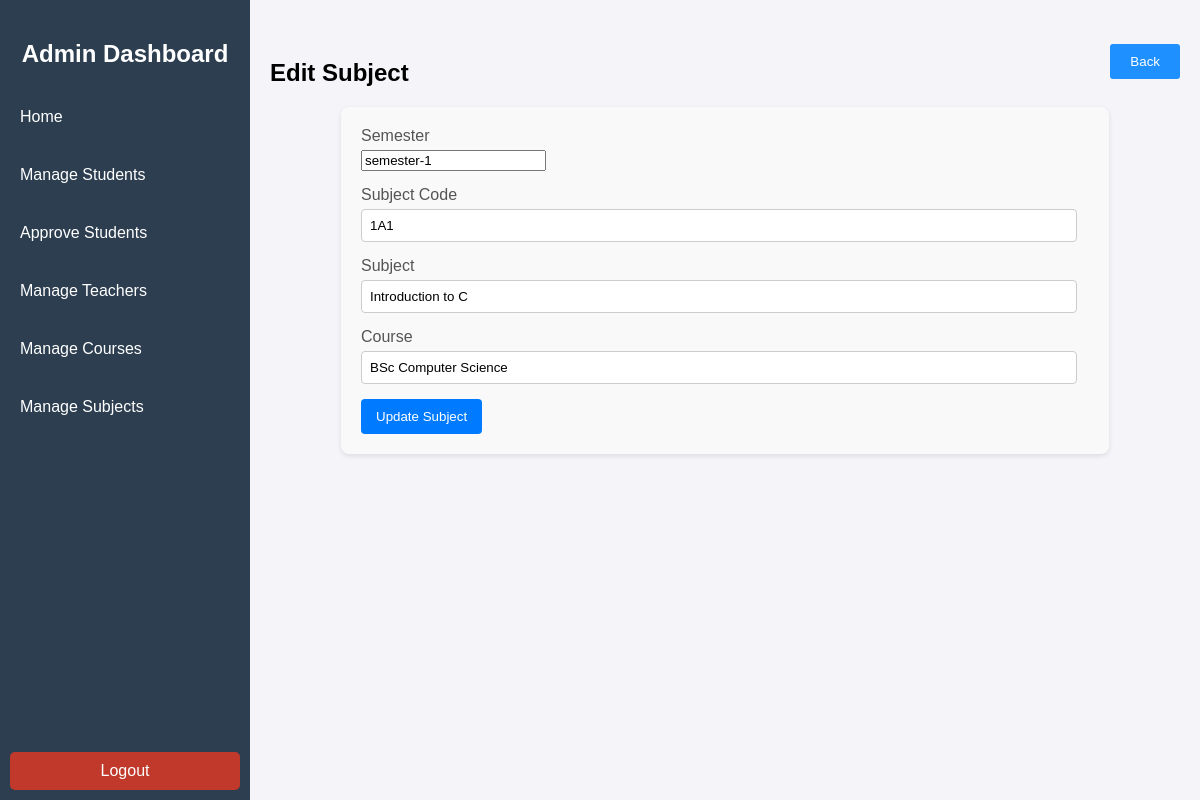
/edit_subject/1/, run on the app's committed database.
### GradeWireapp/models.py (models this page shows, shortened)
class Subject(models.Model):
    SEMESTER_CHOICES = [
        ('semester-1', 'Semester 1'),
        ('semester-2', 'Semester 2'),
        ('semester-3', 'Semester 3'),
        ('semester-4', 'Semester 4'),
        ('semester-5', 'Semester 5'),
        ('semester-6', 'Semester 6'),
    ]
    semester = models.CharField(max_length=20, choices=SEMESTER_CHOICES, default='semester-1')
    subject_code = models.CharField(max_length=50, unique=True)
    name = models.CharField(max_length=255)
    course = models.ForeignKey(Course, on_delete=models.CASCADE)

class Course(models.Model):
    course_id = models.CharField(max_length=30,unique=True)
    course_name = models.CharField(max_length=30,unique=True,default= ' ')
    duration = models.CharField(max_length=25, default='3 Year', blank=True, null=True)
    def __str__(self):
        return self.course_name

### GradeWireapp/views.py (the view, shortened to what this page needs)
# urls.py: path('edit_subject/<int:subject_no>/', views.edit_subject, name='edit_subject'),
def edit_subject(request ,subject_no):
    subject = get_object_or_404(Subject, id=subject_no)
    return render(request, 'edit_subject.html', {'subject': subject})

### templates/edit_subject.html (shortened to what this page needs)
{% load static %}
<!DOCTYPE html>
<html lang="en">
<head>
    <link rel="stylesheet" type="text/css" href="{% static 'assets/css/admin-style.css'%}">
</head>
<body>
    <div class="menu-toggle" onclick="toggleSidebar()">☰ Menu</div>
    <div class="sidebar">
        <h2>Admin Dashboard</h2>
        <a href="{% url 'adminHome' %}" onclick="showSection('home')">Home</a>
        <a href="{% url 'ManageStudent' %}" >Manage Students</a>
        <a href="{% url 'approve_students' %}" >Approve Students</a>
        <a href="{% url 'ManageTeacher' %}" >Manage Teachers</a>
        <a href="{% url 'ManageCourse' %}" >Manage Courses</a>
        <a href="{% url 'ManageSubject' %}" >Manage Subjects</a>
        <a href="{% url 'logout' %}" class="logout" id="logoutButton">Logout</a>
    </div>
    <div class="content">
        <button class="back-button" onclick="history.back()">Back</button>
        <h2>Edit Subject</h2>
        <form method="POST">
            <div>
                <label for="Semester">Semester</label>
                <input type="semester" name="Semester" value="{{ subject.semester }}" placeholder="Semester" required>
            </div>
            <div>
                <label for="subjectCode">Subject Code</label>
                <input type="text" name="subjectCode" value="{{ subject.subject_code }}" placeholder="Subject Code" required>
            </div>
            <div>
                <label for="subjectName">Subject</label>
                <input type="text" name="subjectName" value="{{ subject.name }}" placeholder="Subject Name" required>
            </div>
            <div>
                <label for="courseName">Course</label>
                <input type="text" name="courseName" value="{{ subject.course }}" placeholder="course Name" required>
            </div>
            <button type="submit">Update Subject</button>
        </form>
    </div>
</body>
</html>

### static/assets/css/admin-style.css (style rules this page uses)
body { margin: 0; font-family: Arial, sans-serif; background-color: #f4f4f9; }
.sidebar { position: fixed; top: 0; left: 0; width: 250px; height: 100%; background-color: #2c3e50; color: white; display: flex; flex-direction: column; padding-top: 20px; transition: transform 0.3s ease; }
.sidebar h2 { text-align: center; font-size: 24px; margin-bottom: 20px; color: #ffffff; }
.sidebar a { color: white; text-decoration: none; display: block; padding: 10px; margin: 10px 10px; border-radius: 5px; transition: background-color 0.3s; cursor: pointer; }
.sidebar .logout { margin-top: auto; background-color: #c0392b; text-align: center; margin-bottom:30px; }
.content { margin-left: 250px; padding: 20px; transition: margin-left 0.3s ease; }

### templates/edit_subject.html (style rules this page uses)
.content form { width: 80%; margin: 0 auto; padding: 20px; background-color: #f9f9f9; border-radius: 8px; box-shadow: 0 2px 5px rgba(0, 0, 0, 0.1); }
.content form div { margin-bottom: 15px; }
.content form label { display: block; margin-bottom: 5px; color: #555; }
.content form input[type="text"], .content form input[type="email"], .content form input[type="password"] { width: calc(100% - 12px); padding: 8px; border: 1px solid #ccc; border-radius: 4px; box-sizing: border-box; }
.content form button[type="submit"] { background-color: #007bff; color: white; padding: 10px 15px; border: none; border-radius: 4px; cursor: pointer; transition: background-color 0.3s; }
.content { position: relative; }
.back-button { position: absolute; top: 25px; right: 20px; padding: 10px 20px; cursor: pointer; color: #fff; background-color: #1e90ff; border:none; border-radius: 3px; }

### data on the page
Subject: Semester "semester-1", subjectCode "1A1", subjectName "Introduction to C", courseName "BSc Computer Science"
